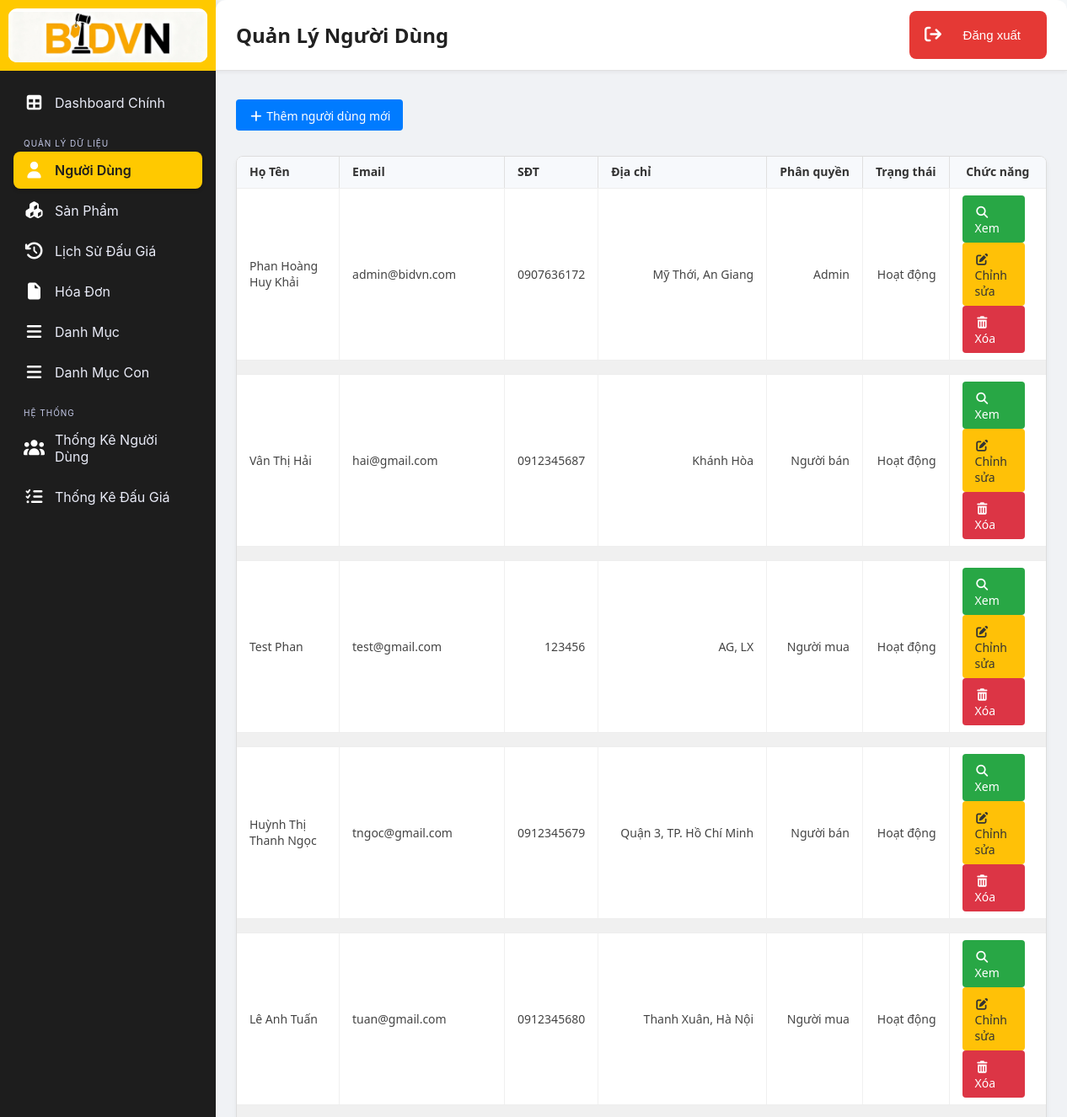
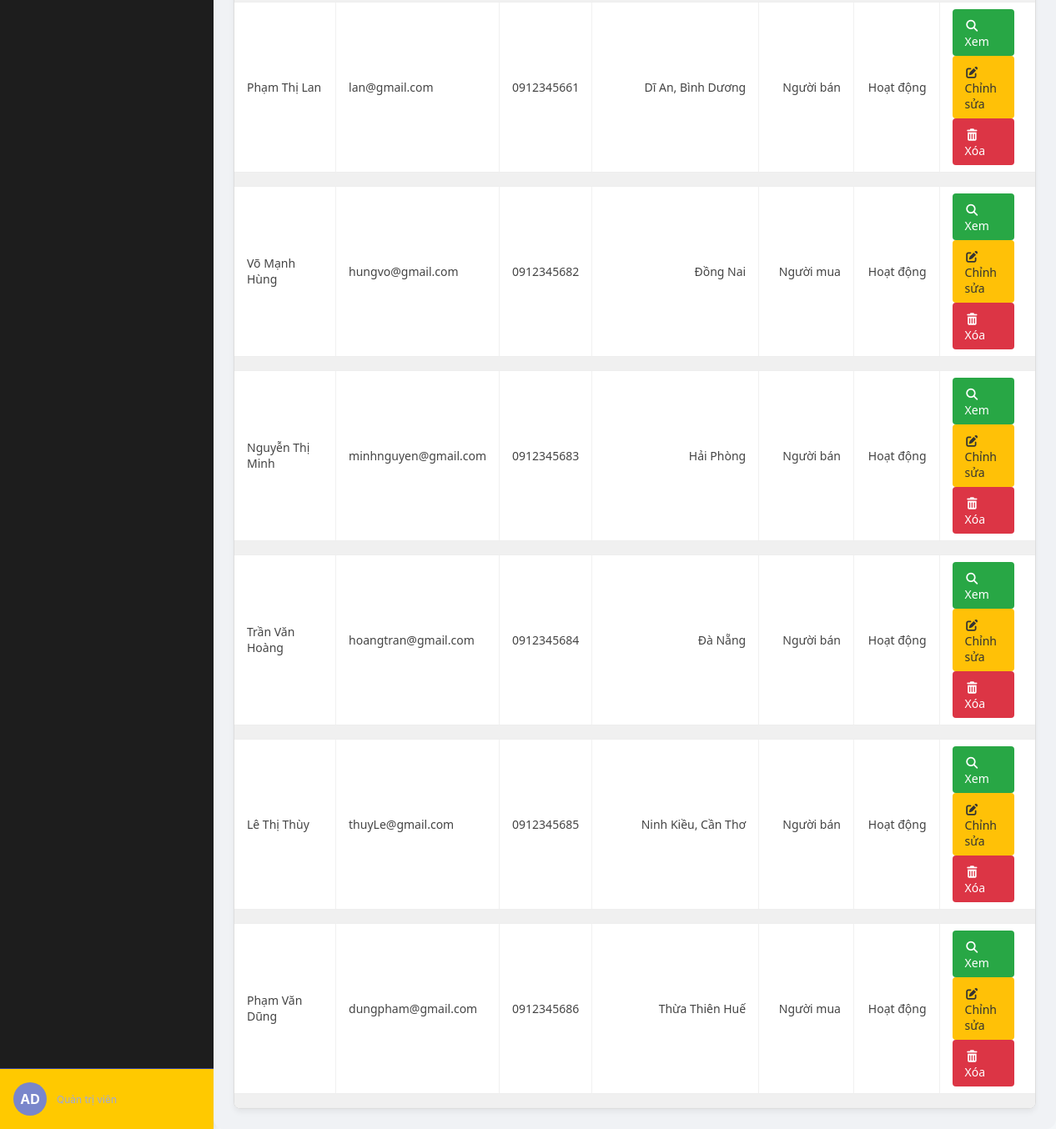
The page /admin_index.php?view=qlND on the database its author committed (2 pictures, top to bottom).
### tables this page shows
CREATE TABLE `nguoi_dung` (
  `MaND` varchar(10) NOT NULL,
  `username` varchar(30) NOT NULL,
  `password` varchar(8) NOT NULL,
  `hoten` varchar(50) NOT NULL,
  `email` varchar(30) NOT NULL,
  `sdt` varchar(10) NOT NULL,
  `diachi` varchar(100) NOT NULL,
  `avarta` varchar(30) NOT NULL,
  `phanquyen` varchar(10) NOT NULL,
  `ngaydangky` datetime NOT NULL,
  `trangthai` varchar(15) NOT NULL
);

### assets/php/database/db_connection.php (called while the page is built, shortened)
<?PHP date_default_timezone_set('Asia/Ho_Chi_Minh');
  class db_connection
  {
    function __construct()
    {
      $this -> con = mysqli_connect("localhost", "root", "");
    }
  }
?>

### assets/php/sections/admin/ql_nguoidung.php (the view, shortened to what this page needs)
<!doctype html>
<html>
<head>
</head>
<body>
	<div class="crud-buttons-container">
		<?php
			$query = "SELECT MaND, CAST(REPLACE(MaND, 'ND', '') AS SIGNED) AS ma_so FROM nguoi_dung ORDER BY ma_so DESC LIMIT 1";
			$result = mysqli_query($kn->con, $query);
			if ($result && mysqli_num_rows($result) > 0) {
				$row = mysqli_fetch_assoc($result);
				$lastMaND = $row['MaND'];
				$lastNumber = (int) str_replace('ND', '', $lastMaND);
				$newNumber = $lastNumber + 1;
			} else {
				$newNumber = 1;
			}
			$newMaND = 'ND' . $newNumber;
		?>
		<a href="admin_index.php?mand=<?PHP echo $newMaND; ?>&&act=nd_insert" class="crud-btns btn-primary" id="user_createBtn">
			<i class="fas fa-plus"></i> Thêm người dùng mới
		</a>
	</div>
	<div class="table-container">
		<table class="data-table">
			<thead>
				<tr>
					<th class="col-hoten">Họ Tên</th>
					<th class="col-email">Email</th>
					<th class="col-sdt">SĐT</th>
					<th class="col-diachi">Địa chỉ</th>
					<th class="col-phanquyen">Phân quyền</th>
					<th class="col-trangthai">Trạng thái</th>
					<th class="" style="text-align: center" >Chức năng</th>
				</tr>
			</thead>
			<tbody>
				<?PHP
					$query = "SELECT * FROM nguoi_dung";
					$result = mysqli_query($kn -> con, $query)
					  or die("Lỗi DTB");
					while ($row = mysqli_fetch_array($result))
					{
				?>
						<tr id="tb-row" class="user-row" data-mand="<?PHP echo $row['MaND']; ?>" >
							<td class="col-hoten"><?PHP echo $row['hoten'] ?></td>
							<td class="col-email"><?PHP echo $row['email'] ?></td>
							<td class="col-sdt"><?PHP echo $row['sdt'] ?></td>
							<td class="col-diachi"><?PHP echo $row['diachi'] ?></td>
							<td class="col-phanquyen"><?PHP echo $row['phanquyen'] ?></td>
							<td class="col-trangthai"><?PHP echo $row['trangthai'] ?></td>
							<td>
								<a href="admin_index.php?mand=<?PHP echo $row['MaND']; ?>&&act=nd_read" class="crud-btns btn-success" id="user_readBtn">
									<i class="fas fa-search"></i> Xem
								</a>
								<a href="admin_index.php?mand=<?PHP echo $row['MaND']; ?>&&act=nd_update" class="crud-btns btn-warning" id="user_updateBtn">
									<i class="fas fa-edit"></i> Chỉnh sửa
								</a>
								<a href="admin_index.php?mand=<?PHP echo $row['MaND']; ?>&&act=nd_delete" class="crud-btns btn-danger" id="user_deleteBtn">
									<i class="fas fa-trash-alt"></i> Xóa
								</a>
							</td>
						</tr>
						<tr>
							<td colspan="11" class="separator-row"></td>
						</tr>
				<?PHP
					}
				?>
			</tbody>
		</table>
	</div>
</body>
</html>

### assets/css/admin_style.css (style rules this page uses)
* { box-sizing: border-box; margin: 0; padding: 0; }
body { font-family: 'Inter', sans-serif; height: 100vh; display: flex; background-color: #f4f7f9; }
a { text-decoration: none; }
.crud-buttons-container { margin-bottom: 20px; padding: 10px 0; }
.crud-btns { display: inline-block; padding: 10px 15px 8px; margin-right: 10px; border: none; border-radius: 4px; cursor: pointer; font-size: 14px; transition: all 0.3s ease; }
.btn-primary { background-color: #007bff; color: white; }
.btn-success { background-color: #28a745; color: white; }
.btn-warning { background-color: #ffc107; color: #333; }
.btn-danger { background-color: #dc3545; color: white; }
.table-container { width: 100%; margin: 0 auto; background-color: #ffffff; border: 1px solid #ddd; border-radius: 8px; overflow-x: auto; box-shadow: 0 4px 6px rgba(0, 0, 0, 0.05); }
.data-table { width: 100%; border-collapse: collapse; }
.data-table thead tr { background-color: #f0f0f0; border-bottom: 1px solid #c5c5c5; }
.data-table th { text-align: left; padding: 10px 15px; font-size: 14px; font-weight: 600; color: #333; white-space: nowrap; border-right: 1px solid #e0e0e0; line-height: 1.2; }
.data-table th:last-child { border-right: none; }
.data-table tbody tr { border-bottom: 1px solid #e0e0e0; transition: background-color 0.15s; }
.data-table tbody tr:last-child { border-bottom: none; }
.data-table td { padding: 8px 15px; font-size: 14px; color: #444; border-right: 1px solid #f0f0f0; }
.data-table td:last-child { border-right: none; }
.data-table .col-mand, .data-table .col-username, .data-table .col-sdt, .data-table .col-trangthai { white-space: nowrap; }
.data-table .col-hoten { min-width: 120px; }
.data-table .col-diachi { min-width: 200px; }
.separator-row { height: 15px; background-color: #f0f0f0; }

### assets/css/thongkeND.css (style rules this page uses)
table { width: 100%; border-collapse: collapse; }
th, td { padding: 15px 18px; text-align: left; border-bottom: 1px solid #eee; font-size: 14px; }
thead th { background-color: #f7f9fc; color: #333; font-weight: 700; text-align: center; }
td:nth-child(3), td:nth-child(4), td:nth-child(5), td:nth-child(6) { text-align: right; font-weight: 500; }

### rows shown on the page
nguoi_dung: hoten "Phan Hoàng Huy Khải", email "admin@bidvn.com", sdt "0907636172", diachi "Mỹ Thới, An Giang", phanquyen "Admin", trangthai "Hoạt động"
nguoi_dung: hoten "Vân Thị Hải", email "hai@gmail.com", sdt "0912345687", diachi "Khánh Hòa", phanquyen "Người bán", trangthai "Hoạt động"
nguoi_dung: hoten "Test Phan", email "test@gmail.com", sdt "123456", diachi "AG, LX", phanquyen "Người mua", trangthai "Hoạt động"
nguoi_dung: hoten "Huỳnh Thị Thanh Ngọc", email "tngoc@gmail.com", sdt "0912345679", diachi "Quận 3, TP. Hồ Chí Minh", phanquyen "Người bán", trangthai "Hoạt động"
nguoi_dung: hoten "Lê Anh Tuấn", email "tuan@gmail.com", sdt "0912345680", diachi "Thanh Xuân, Hà Nội", phanquyen "Người mua", trangthai "Hoạt động"
nguoi_dung: hoten "Phạm Thị Lan", email "lan@gmail.com", sdt "0912345661", diachi "Dĩ An, Bình Dương", phanquyen "Người bán", trangthai "Hoạt động"
nguoi_dung: hoten "Võ Mạnh Hùng", email "hungvo@gmail.com", sdt "0912345682", diachi "Đồng Nai", phanquyen "Người mua", trangthai "Hoạt động"
nguoi_dung: hoten "Nguyễn Thị Minh", email "minhnguyen@gmail.com", sdt "0912345683", diachi "Hải Phòng", phanquyen "Người bán", trangthai "Hoạt động"
nguoi_dung: hoten "Trần Văn Hoàng", email "hoangtran@gmail.com", sdt "0912345684", diachi "Đà Nẵng", phanquyen "Người bán", trangthai "Hoạt động"
nguoi_dung: hoten "Lê Thị Thùy", email "thuyLe@gmail.com", sdt "0912345685", diachi "Ninh Kiều, Cần Thơ", phanquyen "Người bán", trangthai "Hoạt động"
nguoi_dung: hoten "Phạm Văn Dũng", email "dungpham@gmail.com", sdt "0912345686", diachi "Thừa Thiên Huế", phanquyen "Người mua", trangthai "Hoạt động"
